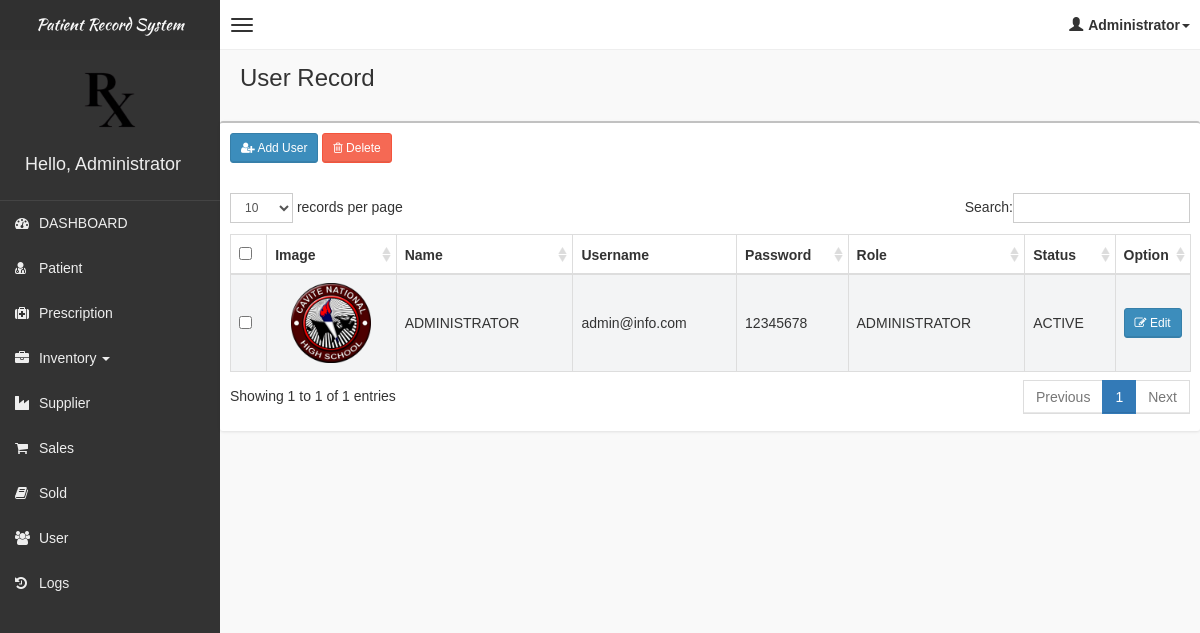
The app's page /pages/user/user.php (signed in), older data.
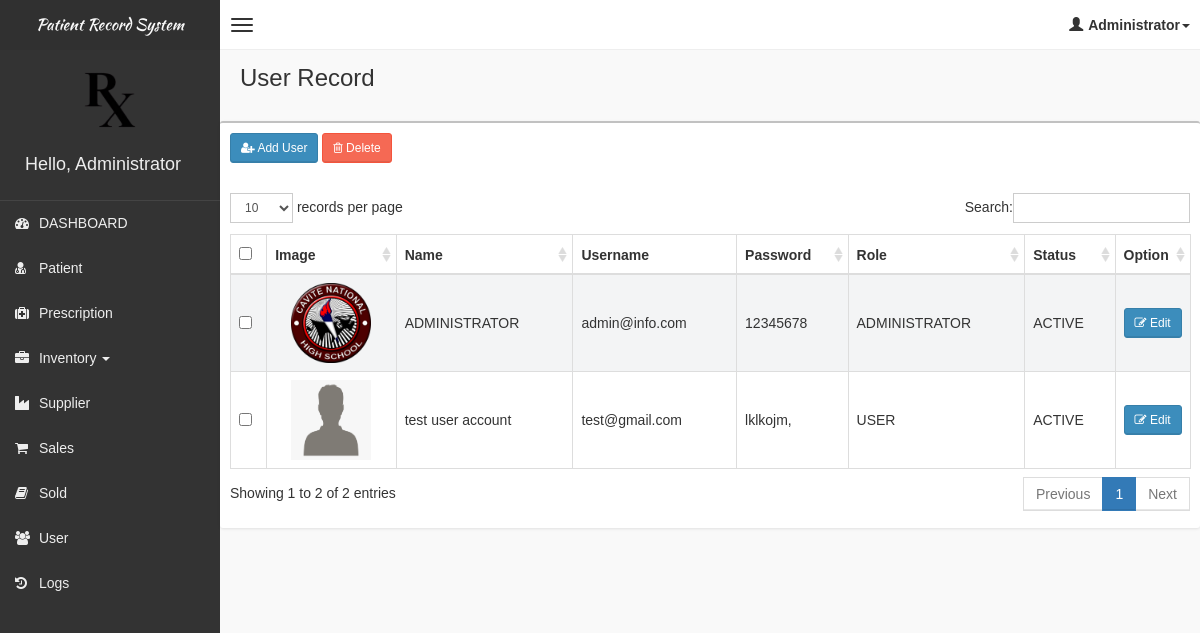
The same page, newer data.
### tables this page shows
CREATE TABLE `tbluser` (
  `id` int(11) NOT NULL,
  `name` varchar(100) NOT NULL,
  `username` varchar(100) NOT NULL,
  `password` varchar(100) NOT NULL,
  `role` varchar(100) NOT NULL,
  `active` varchar(10) NOT NULL DEFAULT 'ACTIVE',
  `photo` varchar(100) NOT NULL
);

### pages/user/user.php (the view, shortened to what this page needs)
<!DOCTYPE html>
<html>
    <?php
    if(!isset($_SESSION['role']))
    {
        header("Location: ../../login.php");
    }
    else
    {
    include('../head_css.php'); ?>
    <body class="skin-black">
        <?php
        include "../connection.php";
        ?>
        <?php include('../header.php'); ?>
        <div class="wrapper row-offcanvas row-offcanvas-left">
            <?php include('../sidebar-left.php'); ?>
            <aside class="right-side">
                <section class="content-header">
                    <h1>
                        User Record
                    </h1>
                </section>
                <section class="content">
                    <div class="row">
                            <div class="box">
                                <div class="box-header">
                                    <div style="padding:10px;">
                                        <button class="btn btn-primary btn-sm" data-toggle="modal" data-target="#addModal"><i class="fa fa-user-plus" aria-hidden="true"></i> Add User</button>
                                        <button class="btn btn-danger btn-sm" data-toggle="modal" data-target="#deleteModal"><i class="fa fa-trash-o" aria-hidden="true"></i> Delete</button>
                                    </div>
                                </div>
                                <div class="box-body table-responsive">
                                <form method="post">
                                    <table id="table" class="table table-bordered table-striped">
                                        <thead>
                                            <tr>
                                                <th style="width: 20px !important;"><input type="checkbox" name="chk_delete[]" class="cbxMain" onchange="checkMain(this)"/></th>
                                                <th>Image</th>
                                                <th>Name</th>
                                                <th>Username</th>
                                                <th>Password</th>
                                                <th>Role</th>
                                                <th>Status</th>
                                                <th style="width: 40px !important;">Option</th>
                                            </tr>
                                        </thead>
                                        <tbody>
                                            <?php $squery = mysqli_query($con, "select * from tbluser"); ?>
                                            <?php while($row = mysqli_fetch_array($squery)): ?>
                                                <tr>
                                                    <td><input type="checkbox" name="chk_delete[]" class="chk_delete" value="<?php echo $row['id']; ?>" /></td><td style="text-align: center;">
                                                        <img src="uploads/<?php echo $row['photo']; ?>" alt="Photo" style="width:80px;height:80px;" />
                                                    </td>
                                                    <td><?php echo $row['name']; ?></td>
                                                    <td><?php echo $row['username']; ?></td>
                                                    <td><?php echo $row['password']; ?></td>
                                                    <td><?php echo $row['role']; ?></td>
                                                    <td><?php echo $row['active']; ?></td>
                                                    <td>
                                                        <button class="btn btn-primary btn-sm show-edit-user-modal-btn"
                                                            type="button"
                                                            data-id="<?php echo $row['id']; ?>"
                                                            data-name="<?php echo $row['name']; ?>"
                                                            data-username="<?php echo $row['username']; ?>"
                                                            data-password="<?php echo $row['password']; ?>">
                                                            <i class="fa fa-pencil-square-o" aria-hidden="true"></i> Edit
                                                        </button>
                                                    </td>
                                                </tr>
                                            <?php endwhile; ?>
                                        </tbody>
                                    </table>
                                    </form>
                                </div>
                            </div>
                    </div>
                </section>
            </aside>
        </div>
        <?php }
        include "../footer.php"; ?>
    </body>
</html>

Row changes from the older to the newer data that the page shows:
added tbluser: photo (placeholder picture), name "test user account", username "test@gmail.com", password "lklkojm,", role "USER", active "ACTIVE"
Text that changed along with them:
text written by a page script: "records per page Search: Showing 1 to 1 of 1 entries Previous 1 Next" → "records per page Search: Showing 1 to 2 of 2 entries Previous 1 Next"
